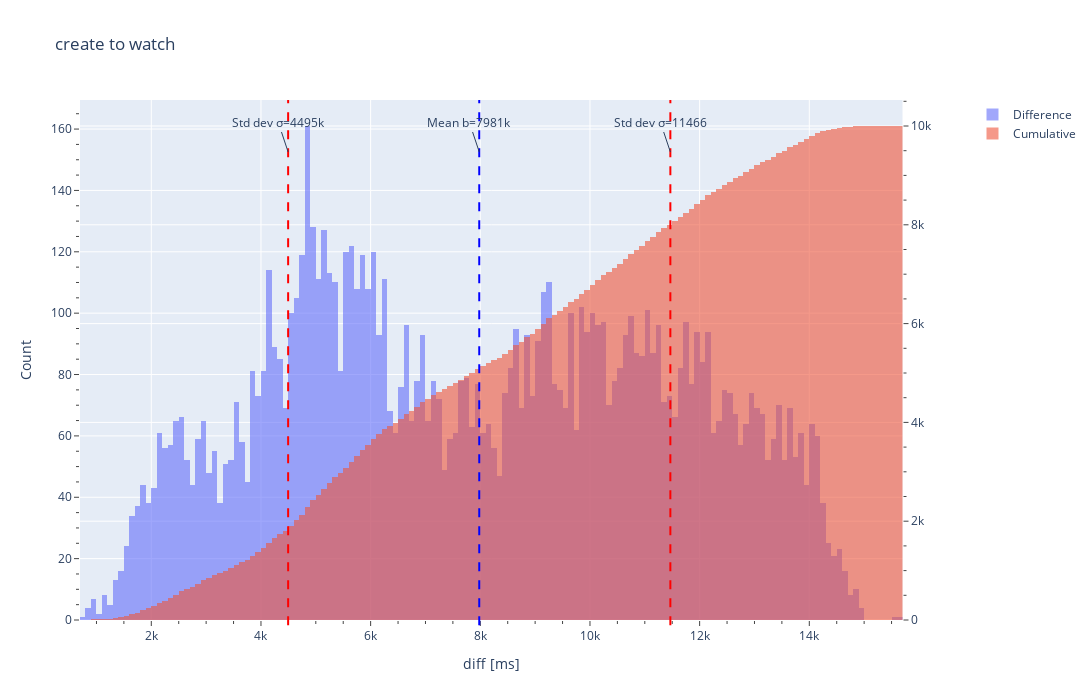

Here is the notebook cell this chart was saved with:
### Code cell
histogram_plotting("../timeline-2000nodes.csv", phase_change='{create watch 5s}', num_bins=150, state="Stateless")

### Figure 1 — Plotly figure (JSON) as saved in the notebook; plotly's stock layout.template omitted (floating-point values rounded to 4 significant figures; data arrays with more than 128 entries replaced by an {"elided": "..."} marker saying what was removed)
{"data": [{"name": "Difference", "nbinsx": 150, "opacity": 0.6, "type": "histogram", "x": {"elided": "10000 int values"}}, {"cumulative": {"enabled": true}, "name": "Cumulative", "nbinsx": 150, "opacity": 0.6, "type": "histogram", "x": {"elided": "10000 int values"}, "xaxis": "x", "yaxis": "y2"}], "layout": {"annotations": [{"text": "Mean b=7981k", "x": 7981.0, "xref": "x", "y": 0.9, "yref": "paper"}, {"text": "Std dev σ=11466", "x": 11470.0, "xref": "x", "y": 0.9, "yref": "paper"}, {"text": "Std dev σ=4495k", "x": 4495.0, "xref": "x", "y": 0.9, "yref": "paper"}], "autosize": false, "height": 700, "shapes": [{"line": {"color": "blue", "dash": "dash"}, "type": "line", "x0": 7981.0, "x1": 7981.0, "xref": "x", "y0": -0.01, "y1": 1, "yref": "paper"}, {"line": {"color": "red", "dash": "dash"}, "type": "line", "x0": 11470.0, "x1": 11470.0, "xref": "x", "y0": -0.01, "y1": 1, "yref": "paper"}, {"line": {"color": "red", "dash": "dash"}, "type": "line", "x0": 4495.0, "x1": 4495.0, "xref": "x", "y0": -0.01, "y1": 1, "yref": "paper"}], "title": {"text": "create to watch"}, "width": 1400, "xaxis": {"anchor": "y", "autorange": true, "domain": [0, 0.94], "minor": {"ticks": "outside"}, "range": [699.5, 15700.0], "showgrid": true, "ticks": "outside", "title": {"text": "diff [ms]"}, "type": "linear"}, "yaxis": {"anchor": "x", "autorange": true, "domain": [0, 1], "minor": {"ticks": "outside"}, "range": [0, 169.5], "ticks": "outside", "title": {"text": "Count"}}, "yaxis2": {"anchor": "x", "autorange": true, "minor": {"ticks": "outside"}, "overlaying": "y", "range": [0, 10530.0], "side": "right", "ticks": "outside"}}}
